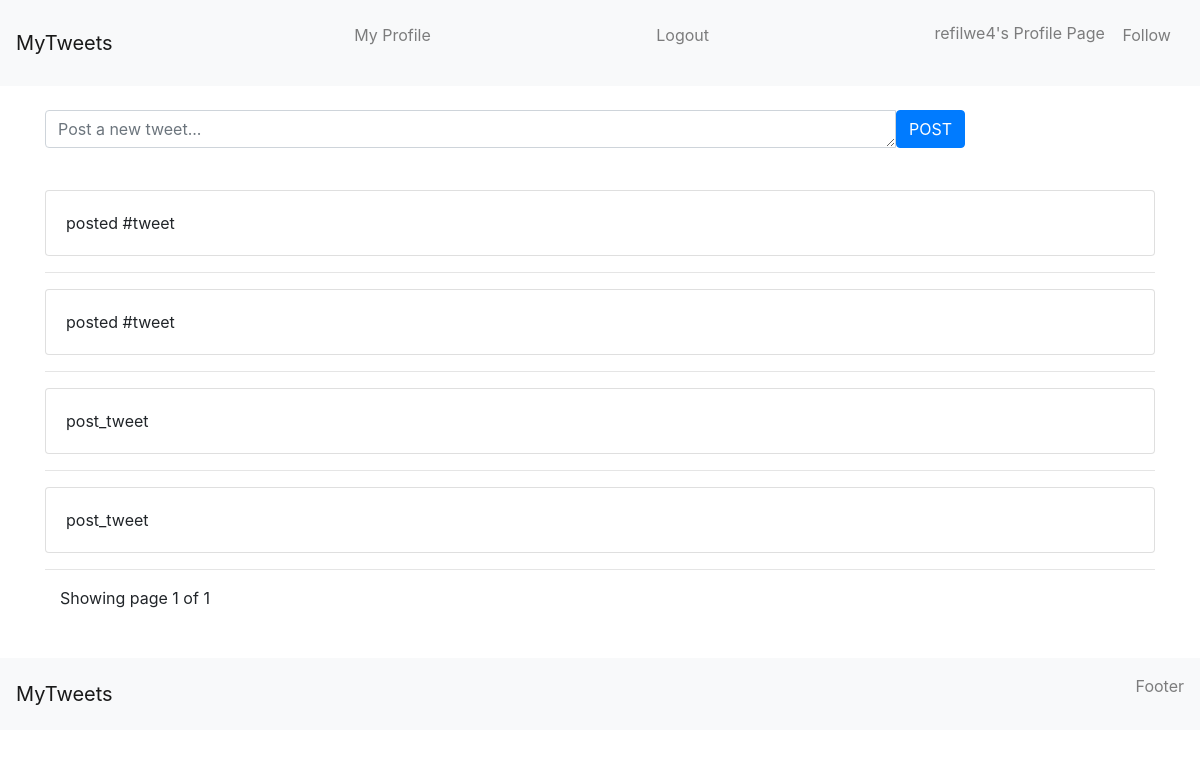
Before: /user/refilwe4/ with the older database file.
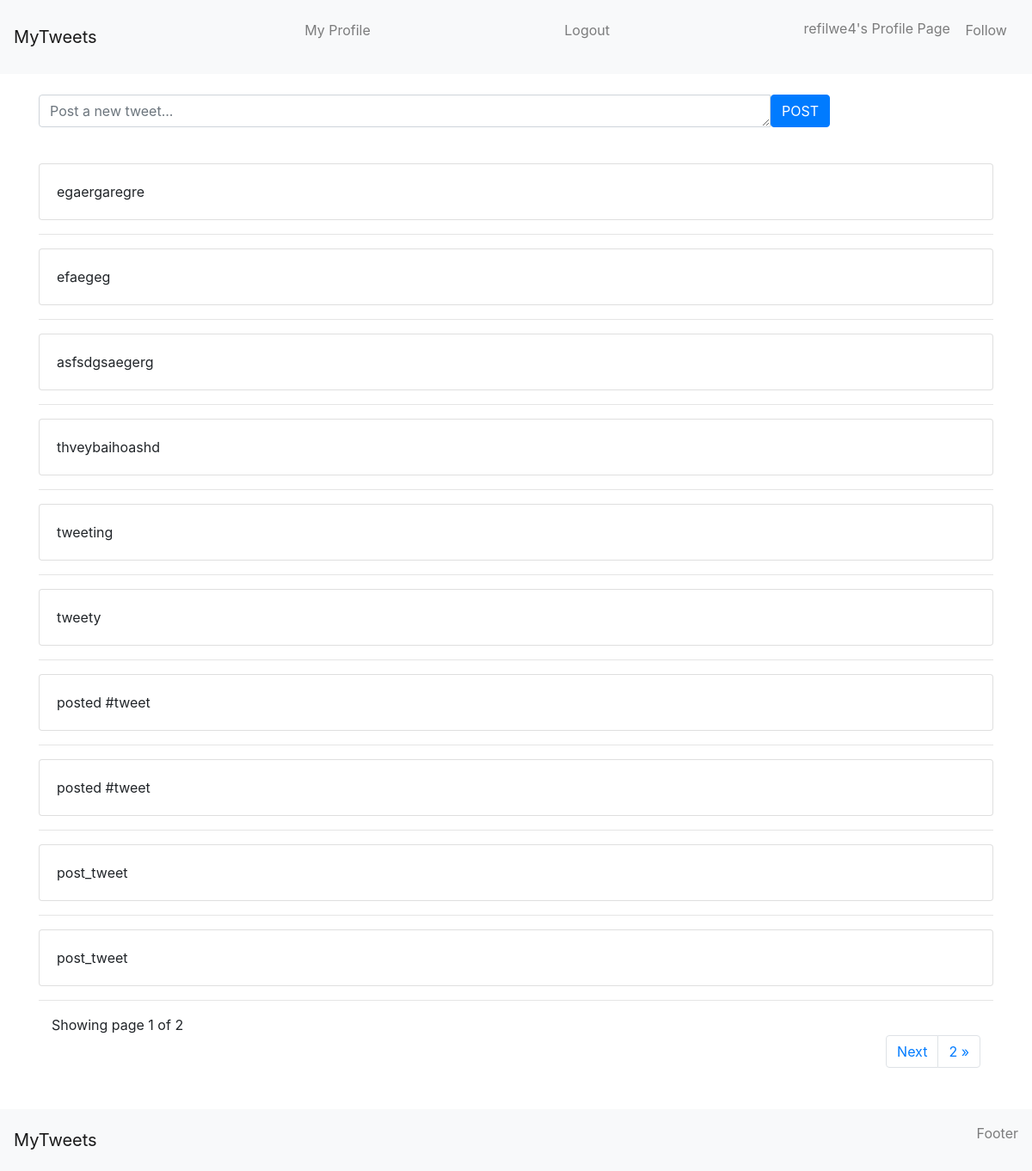
After: the same page with the newer database file.
### tweets/models.py (models this page shows, shortened)
class Tweets(models.Model):
    user = models.ForeignKey(User, on_delete=models.CASCADE, related_name='user_profile')
    text = models.CharField(max_length=160)
    created = models.DateTimeField(auto_now_add=True)
    country = models.CharField(max_length=30)
    is_active = models.BooleanField(default=True)
    class Meta:
        verbose_name_plural = 'Tweets'

### tweets/views.py (the view, shortened to what this page needs)
# urls.py: path('user/<str:username>/', views.Profile.as_view(), name='profile'),
class Profile(View):
    def get(self, request, username):
        params = dict()
        userProfile = User.objects.get(username=username)
        try:
            userFollower = UserFollower.objects.get(user=userProfile)
            if userFollower.followers.filter(user=request.user.username).exists():
                params['following'] = True
            else:
                params['following'] = False
        except:
            userFollower = []
        tweets = Tweets.objects.filter(user=userProfile).order_by('-created')
        form = TweetForm(initial={'country': 'Global'})
        search_form = SearchForm()
        paginator = Paginator(tweets, 6)
        page = request.GET.get('page')
        page_obj = Paginator.get_page(paginator, page)
        context = {
            'profile': userProfile,
            'tweets': tweets,
            'form': form,
            'search_form': search_form,
            'page_obj': page_obj,
            }
        return render(request, 'tweets/profile.html', context)

### tweets/forms.py
class TweetForm(forms.Form):
    text = forms.CharField(widget=forms.Textarea
                           (attrs={'rows': 1, 'cols': 85, 'class': 'form-control', 'placeholder': 'Post a new tweet...'}),
                           max_length=160)
    country = forms.CharField(widget=forms.HiddenInput())

class SearchForm(forms.Form):
    query = forms.CharField(label='Search', widget=forms.TextInput(attrs={'size': 32, 'class': 'form-control'}))

### templates/tweets/profile.html (shortened to what this page needs)
{% extends 'base.html' %}
{% load static %}
{% block navbar %}
<p class="navbar-text navbar-left">
     {{ profile.username }}'s Profile Page
    {% if profile.username != user.username %}
    <span class="btn btn-xs btn-default follow-btn" title="Click to follow {{profile.username}}" value="{{ following }}" username="{{ profile.username }}">
        <span class="follow-text">
            {{ following|yesno:"Unfollow,Follow" }}
        </span>
    </span>
    {% endif %}
</p>
{% endblock %}
{% block content %}
<div class="row clearfix mt-4">
    <div class="col-md-10 col-md-offset-3 column">
        <form method="POST" id='search-form' action="{% url 'post_tweet' user.username %}">
            <div class="input-group">
                {{form.text}}
                <span class="input-group-btn">
                    <input type="submit" value="POST" class="btn btn-primary" >
                </span>
            </div>
        </form>
    </div>
    <div class="col-md-12">
        <h3>&nbsp;</h3>
        {% for tweet in tweets %}
            <div class="card">
                <div class="card-body">
                    <span>{{tweet.text}}</span>
                </div>
            </div>
            <hr>
        {% endfor %}
    </div>
    <div class="pagination-container col-md-12">
        <div class="col-md-6">
            Showing page {{ page_obj.number }} of {{ page_obj.paginator.num_pages }}
        </div>
        <div class="col-md-12">
            <ul class="pagination align-right float-right mr-auto">
                {% if page_obj.has_next %}
                <li class="page-item"> <a class="page-link" href="?page={{ page_obj.next_page_number }}">Next</a></li>
                <li class="page-item"> <a class="page-link" href="?page={{ page_obj.paginator.num_pages }}">{{ page_obj.paginator.num_pages}} &raquo;</a></li>
                {% endif %}
            </ul>
        </div>
    </div>
</div>
{% endblock %}

### templates/base.html (shortened to what this page needs)
{% load static %}
<!DOCTYPE html>
<html lang="en">
<head>
    <link rel="stylesheet" href="{% static 'css/bootstrap.min.css' %}" media="screen" />
</head>
<body>
    <nav class="navbar navbar-light bg-light navbar-fixed-top" role="navigation">
        <a href="#" class="navbar-brand">MyTweets</a>
        <a href="{% url 'profile' user.username %}"><p class='navbar-text navbar-right'>My Profile</p></a>
        <a href="{% url 'logout'  %}"><p class='navbar-text navbar-right'>Logout</p></a>
        {% block navbar %}
        {% endblock %}
    </nav>
    <div class="container">
        {% block content %}
        {% endblock %}
    </div>
    <nav class="navbar navbar-light bg-light navbar-fixed-bottom" id="footer" role="navigation">
        <a href="#" class="navbar-brand">MyTweets</a>
        <p class='navbar-text navbar-right'>Footer</p>
    </nav>
</body>
</html>

### templates/base.html (style rules this page uses)
#footer { margin-top: 2em; text-align: center; }

Changed rows visible on the page:
added Tweets: text "egaergaregre"
added Tweets: text "efaegeg"
added Tweets: text "asfsdgsaegerg"
added Tweets: text "thveybaihoashd"
added Tweets: text "tweeting"
added Tweets: text "tweety"
Other visible differences:
{{ page_obj.paginator.num_pages }}: "1" → "2"
{{ page_obj.paginator.num_pages }}: (not shown) → "2"
text now shown: "Next »"
